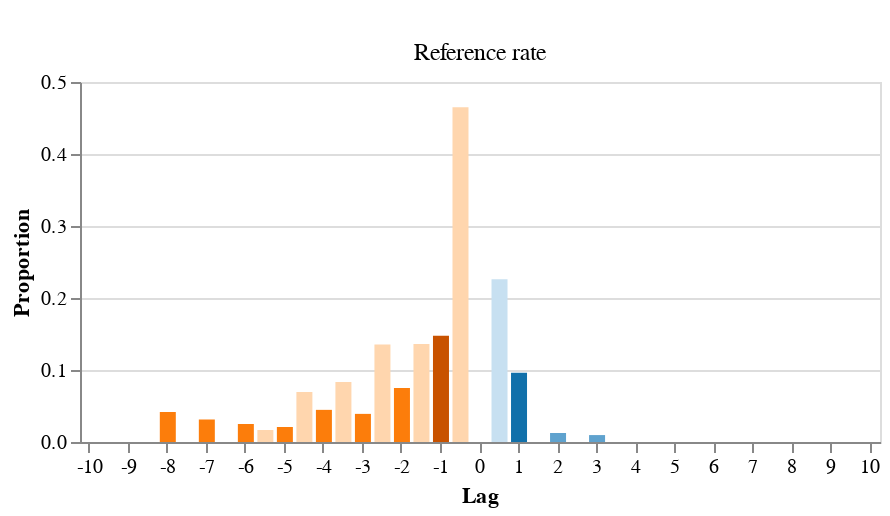

Write notebook code for a chart like this one.
### Markdown cell above
## figure 5B

### Code cell
# 1-1 refer rate (seg_seg_pr: mean(refer_rate))

w=400 ; h=180
# w=600 ; h=180

base = alt.Chart(seg_seg_pr.query(f"condition==['p0','r0']")).encode(
    alt.X('ref_step_base:O', axis=alt.Axis(title='Lag', labelAngle=0, values=list(range(-10, 11))))
).properties(width=w, height=h, title={
      "text": [""], 
      "subtitle": ["Reference rate"]
    })  # cannnot be interative

bar = base.mark_bar(size=8).encode(
    alt.Y('mean(refer_rate):Q', axis=alt.Axis(title='Proportion'), 
#           scale=alt.Scale(domain=(0, 0.7))
         ), 
    alt.Color('color', scale=None),
)

error_bar = base.mark_rule(size=1.6, color='black', opacity=0.4).encode(
    y='ci0(refer_rate)',
    y2='ci1(refer_rate)',
)

ref_rate_plot = (bar)
ref_rate_plot

### Figure 1 — Vega-Lite specification as saved in the notebook (floating-point values rounded to 4 significant figures; data arrays with more than 128 entries replaced by an {"elided": "..."} marker saying what was removed)
{"config": {"view": {"continuousWidth": 400, "continuousHeight": 300}}, "data": {"name": "data-41bca8bfdb1fe2aad0c82e935c85d9ea"}, "mark": {"type": "bar", "size": 8}, "encoding": {"color": {"field": "color", "scale": null, "type": "nominal"}, "x": {"axis": {"labelAngle": 0, "title": "Lag", "values": [-10, -9, -8, -7, -6, -5, -4, -3, -2, -1, 0, 1, 2, 3, 4, 5, 6, 7, 8, 9, 10]}, "field": "ref_step_base", "type": "ordinal"}, "y": {"aggregate": "mean", "axis": {"title": "Proportion"}, "field": "refer_rate", "type": "quantitative"}}, "height": 180, "title": {"text": [""], "subtitle": ["Reference rate"]}, "width": 400, "$schema": "https://vega.github.io/schema/vega-lite/v4.17.0.json", "datasets": {"data-41bca8bfdb1fe2aad0c82e935c85d9ea": {"elided": "480 records"}}}
